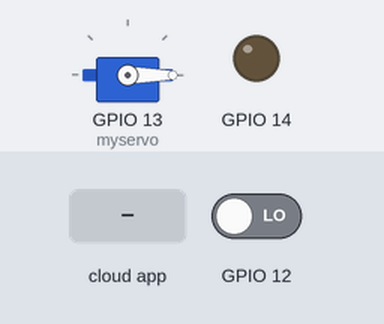
This sketch was run on a simulated ESP32. On the bench: servo, output pins drawn as LEDs (lit = HIGH). The inputs (shaded band) are chosen by the test bench; at power-on: GPIO 12 LOW. WiFi joins after 1.5 s; servers stay silent unless stated; the Firebase database answers and starts empty; what the sketch prints to the serial monitor is not drawn.

Above: at 2.7 s.
2.8 s: the phone or cloud app sets zavora to w
At 3.2 s:
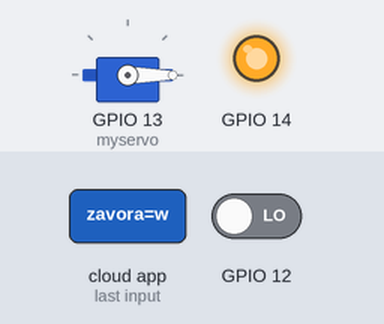
7.9 s: the phone or cloud app sets zavora to y
At 9.3 s:
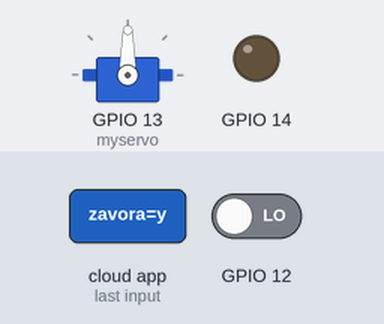
9.5 s: the phone or cloud app sets zavora to n
At 11.1 s:
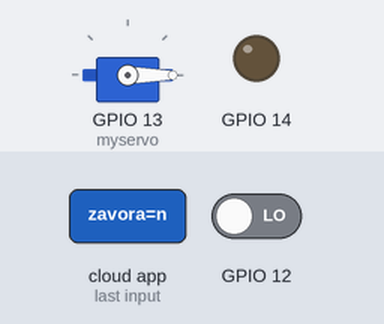
Timing chart, 0 to 12.6 s (numbered marks = the images above; inputs shaded):
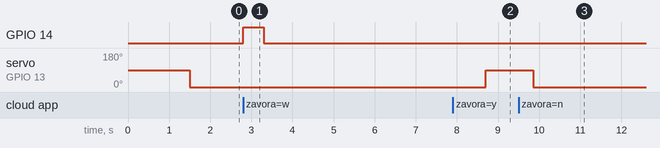

The sketch:

esp32udpsendreceive.ino
```cpp
#include <WiFi.h>
#include <string.h>
#include <ESP32Servo.h>

#define RXp2 16
#define TXp2 17

/* WiFi network name and password */
// Your wirelless router ssid and password
//firebase
#include <IOXhop_FirebaseESP32.h>
#define FIREBASE_Host "https://parkovisko-14fcb-default-rtdb.europe-west1.firebasedatabase.app"                   // replace with your Firebase Host
#define FIREBASE_authorization_key "w8hjMwOb3yaWnaCd7IxD4iyYfdXXbfiwyiBbXIw2" // replace with your secret key
#define WIFI_SSID "cloud"       // replace with your SSID
#define WIFI_PASSWORD "connected123"          //replace with your Password


Servo myservo;

//pins
//communication
bool parkoviska[] = {0,0,0,0,0,0};
bool cakanieNaAuto = false;
bool autoPodRampou = false;

//brana
int gateOpenAngle = 90;
int gateCloseAngle = 0;


void setup(){
  Serial.begin(115200); // to monitor activity
  //Connect to the WiFi network
   WiFi.begin(WIFI_SSID, WIFI_PASSWORD);
   myservo.attach(13);

  // Wait for connection
  while (WiFi.status() != WL_CONNECTED) {
    delay(500);
    Serial.print(".");
  }
  pinMode(14, OUTPUT);
  Serial.println("");
  Serial.print("Connected to ");
  Serial.println(WIFI_SSID);
  Serial.print("IP address: ");
  Serial.println(WiFi.localIP());

  Serial2.begin(115200, SERIAL_8N1, RXp2, TXp2);
  myservo.write(gateCloseAngle);
  Serial.print("Connected to arduino");
  Firebase.begin(FIREBASE_Host, FIREBASE_authorization_key);
}

void loop(){
  //technical
  if(cakanieNaAuto){
    bool  boolTemp = Firebase.getString("parkovisko/zavora") == "n";
      if(autoPodRampou ||  boolTemp){
        if(digitalRead(12) || boolTemp){
          delay(300);
          cakanieNaAuto = false;
          autoPodRampou = false;
          myservo.write(gateCloseAngle);
          Firebase.setString("parkovisko/zavora", "n");
        }
      }
      else{
        if(digitalRead(12) == 0){
        autoPodRampou = 1;
        delay(100);
        }
      }
    }
    else{
  String temp = Serial2.readStringUntil('#');
  while (Serial2.available() > 0) {
    Serial2.read(); // Read and discard any remaining characters
  }
  Serial.println(temp);
  Firebase.setString("parkovisko/data", temp);

  if(true){
    String tempGate = Firebase.getString("parkovisko/zavora");

      if(tempGate == "y"){
        myservo.write(gateOpenAngle);
        cakanieNaAuto = true;
      }
      else if (tempGate == "w"){
        digitalWrite(14, HIGH);
        delay(500);
        digitalWrite(14, LOW);
        Firebase.setString("parkovisko/zavora", "n");
      }
      else if (tempGate == "n"){
        myservo.write(gateCloseAngle);
        cakanieNaAuto = false;
        autoPodRampou = false;
      }

  }

  delay(10);

    }
}
```

Measured:
- after the input at 2.8 s, GPIO 14: LOW → HIGH at once, → LOW 0.50 s later
- after the input at 7.9 s, servo on GPIO 13 (myservo): 0° → 90° after 0.80 s
- after the input at 9.5 s, servo on GPIO 13 (myservo): 90° → 0° after 0.36 s
